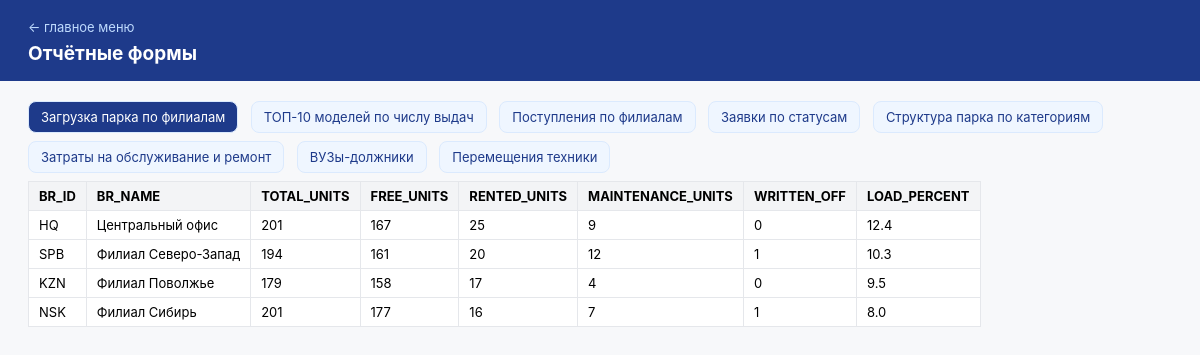
/app/reports.php, run on the app's committed database.
### tables this page shows
CREATE TABLE branches (
  BR_ID      VARCHAR(8)   NOT NULL,
  BR_NAME    VARCHAR(100) NOT NULL,
  BR_CITY    VARCHAR(50)  NOT NULL,
  BR_ADDRESS VARCHAR(150) NOT NULL,
  BR_PHONE   VARCHAR(20),
  BR_EMAIL   VARCHAR(50),
  BR_MANAGER VARCHAR(100),
  BR_BEGIN   DATE         NOT NULL,
  BR_END     DATE,
  PRIMARY KEY (BR_ID),
  CONSTRAINT chk_br_period CHECK (BR_END IS NULL OR BR_END > BR_BEGIN)
);

### app/config.php (called while the page is built, shortened)
<?php
function cfg(string $key, string $default): string
{
    $v = getenv($key);
    return ($v === false || $v === '') ? $default : $v;
}
function db(): PDO
{
    static $pdo = null;
    if ($pdo === null) {
        $host = cfg('DB_HOST', '127.0.0.1');
        $port = cfg('DB_PORT', '3306');
        $user = cfg('DB_USER', 'root');
        $pass = cfg('DB_PASS', 'password');
        $dsn  = "mysql:host=$host;port=$port;dbname=" . DB_NAME . ";charset=utf8mb4";
        $pdo = new PDO($dsn, $user, $pass, [
            PDO::ATTR_ERRMODE            => PDO::ERRMODE_EXCEPTION,
            PDO::ATTR_DEFAULT_FETCH_MODE => PDO::FETCH_ASSOC,
            PDO::ATTR_EMULATE_PREPARES   => false,
        ]);
    }
    return $pdo;
}
function h($s): string
{
    return htmlspecialchars((string)$s, ENT_QUOTES | ENT_SUBSTITUTE, 'UTF-8');
}

### app/reports.php (the view, shortened to what this page needs)
<?php
require __DIR__ . '/config.php';
$reports = [
    'Загрузка парка по филиалам' => 'SELECT * FROM v_branch_load ORDER BY LOAD_PERCENT DESC',
    'ТОП-10 моделей по числу выдач' =>
        "SELECT CONCAT(m.MOD_BRAND,' ',m.MOD_NAME) AS model, c.CAT_NAME AS category,
                COUNT(*) AS cnt
           FROM rentals r
           JOIN equipment_units eq ON eq.EQ_ID = r.RNT_EQ
           JOIN models m ON m.MOD_ID = eq.EQ_MOD
           JOIN categories c ON c.CAT_ID = m.MOD_CAT
          GROUP BY model, category ORDER BY cnt DESC LIMIT 10",
    'Поступления по филиалам' =>
        "SELECT b.BR_ID AS branch, COUNT(DISTINCT ctr.CTR_ID) AS contracts,
                ROUND(SUM(p.PAY_AMOUNT),2) AS amount
           FROM payments p
           JOIN contracts ctr ON ctr.CTR_ID = p.PAY_CTR
           JOIN requests rq ON rq.REQ_ID = ctr.CTR_REQ
           JOIN branches b ON b.BR_ID = rq.REQ_BR
          GROUP BY b.BR_ID ORDER BY amount DESC",
    'Заявки по статусам' =>
        "SELECT rs.RST_NAME AS status, COUNT(*) AS cnt, ROUND(SUM(rq.REQ_SUM),2) AS amount
           FROM requests rq JOIN request_statuses rs ON rs.RST_ID = rq.REQ_STATUS
          GROUP BY rs.RST_NAME ORDER BY cnt DESC",
    'Структура парка по категориям' =>
        "SELECT c.CAT_NAME AS category, COUNT(*) AS units,
                SUM(eq.EQ_STATUS='аренда') AS rented
           FROM equipment_units eq
           JOIN models m ON m.MOD_ID = eq.EQ_MOD
           JOIN categories c ON c.CAT_ID = m.MOD_CAT
          GROUP BY c.CAT_NAME ORDER BY units DESC",
    'Затраты на обслуживание и ремонт' =>
        "SELECT mt.MT_NAME AS work, COUNT(*) AS cnt, ROUND(SUM(mn.MNT_COST),2) AS cost
           FROM maintenance mn JOIN maintenance_types mt ON mt.MT_ID = mn.MNT_TYPE
          GROUP BY mt.MT_NAME ORDER BY cost DESC",
    'ВУЗы-должники' => 'SELECT * FROM v_debtors ORDER BY OVERDUE_ITEMS DESC LIMIT 20',
    'Перемещения техники' =>
        "SELECT t.TR_DATE, t.TR_FROM, t.TR_TO, eq.EQ_INV, t.TR_REASON
           FROM transfers t JOIN equipment_units eq ON eq.EQ_ID = t.TR_EQ
          ORDER BY t.TR_DATE DESC LIMIT 40",
];
$selected = $_GET['r'] ?? array_key_first($reports);
$rows = [];
if (isset($reports[$selected])) {
    try {
        $rows = db()->query($reports[$selected])->fetchAll();
    } catch (Throwable $e) {
        $error = $e->getMessage();
    }
}
?>
<!doctype html>
<html lang="ru">
<head>
</head>
<body>
<header>
  <a href="index.php">← главное меню</a>
  <h1>Отчётные формы</h1>
</header>
<main>
  <nav>
    <?php foreach (array_keys($reports) as $name): ?>
      <a class="<?= $name === $selected ? 'active' : '' ?>"
         href="reports.php?r=<?= urlencode($name) ?>"><?= h($name) ?></a>
    <?php endforeach; ?>
  </nav>
  <table>
    <?php if ($rows): ?>
      <tr><?php foreach (array_keys($rows[0]) as $c): ?><th><?= h($c) ?></th><?php endforeach; ?></tr>
      <?php foreach ($rows as $r): ?>
        <tr><?php foreach ($r as $v): ?><td><?= h((string)$v) ?></td><?php endforeach; ?></tr>
      <?php endforeach; ?>
    <?php else: ?>
      <tr><td>Нет данных</td></tr>
    <?php endif; ?>
  </table>
</main>
</body>
</html>

### app/reports.php (style rules this page uses)
body { font-family:-apple-system,"Segoe UI",Arial,sans-serif; margin:0; background:#f7f8fa; }
header { background:#1e3a8a; color:#fff; padding:16px 28px; }
header a { color:#bfdbfe; text-decoration:none; font-size:13px; }
header h1 { margin:6px 0 0; font-size:19px; }
main { padding:20px 28px 60px; }
nav a { display:inline-block; margin:0 8px 8px 0; padding:7px 12px; background:#eff6ff; border:1px solid #dbeafe; border-radius:8px; color:#1e3a8a; text-decoration:none; font-size:13px; }
nav a.active { background:#1e3a8a; color:#fff; }
table { border-collapse:collapse; background:#fff; font-size:13px; }
th, td { border:1px solid #e5e7eb; padding:6px 10px; text-align:left; }
th { background:#f3f4f6; }

### data on the page
branches: BR_ID "HQ", BR_NAME "Центральный офис", v "201", v "167", v "25", v "9", v "0", v "12.4"
branches: BR_ID "SPB", BR_NAME "Филиал Северо-Запад", v "194", v "161", v "20", v "12", v "1", v "10.3"
branches: BR_ID "KZN", BR_NAME "Филиал Поволжье", v "179", v "158", v "17", v "4", v "0", v "9.5"
branches: BR_ID "NSK", BR_NAME "Филиал Сибирь", v "201", v "177", v "16", v "7", v "1", v "8.0"

### other printed values
$name "Загрузка парка по филиалам"
$name "ТОП-10 моделей по числу выдач"
$name "Поступления по филиалам"
$name "Заявки по статусам"
$name "Структура парка по категориям"
$name "Затраты на обслуживание и ремонт"
$name "ВУЗы-должники"
$name "Перемещения техники"
$c "BR_ID"
$c "BR_NAME"
$c "TOTAL_UNITS"
$c "FREE_UNITS"
$c "RENTED_UNITS"
$c "MAINTENANCE_UNITS"
$c "WRITTEN_OFF"
